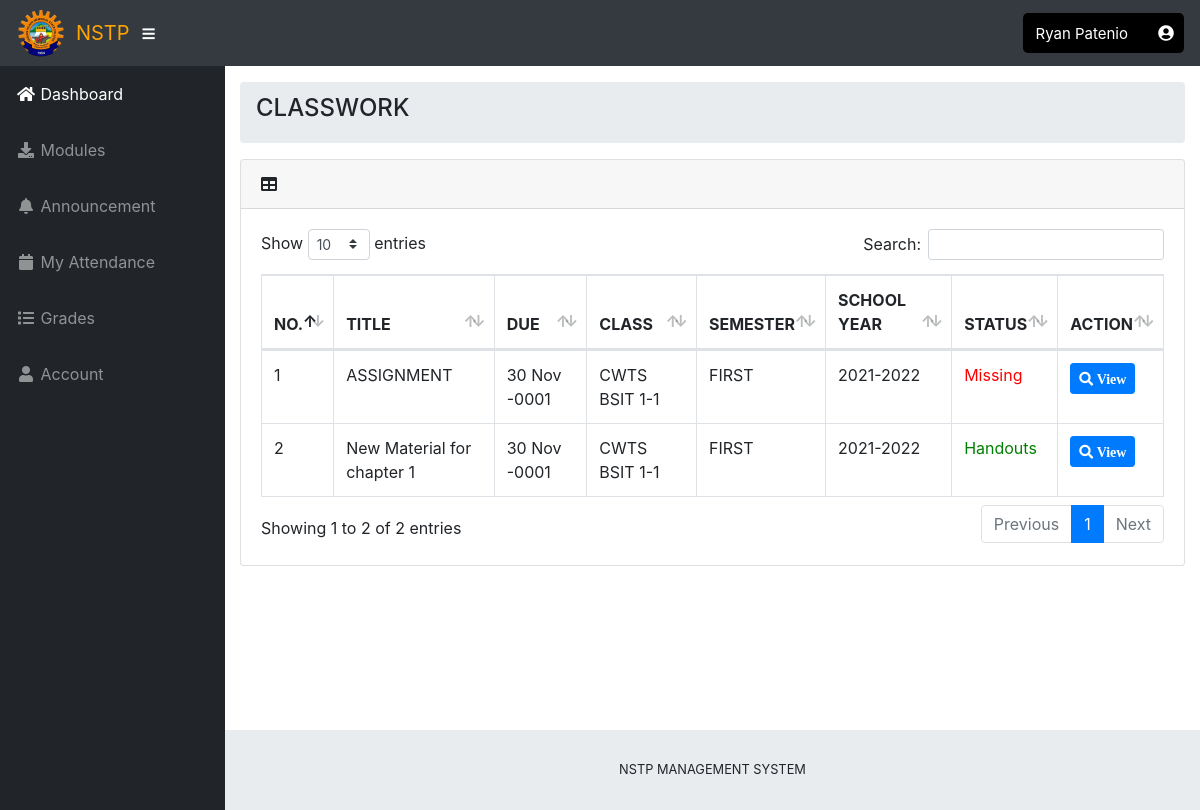
The page /studentModule/index.php (signed in) on the database its author committed.
### tables this page shows
CREATE TABLE `assign_module` (
  `ASSIGN_ID` int(11) NOT NULL,
  `IDNO` varchar(100) NOT NULL DEFAULT '0',
  `MOD_ID` int(50) NOT NULL DEFAULT '0',
  `CLASS_ID` int(50) NOT NULL DEFAULT '0',
  `ACAD_ID` int(50) NOT NULL DEFAULT '0',
  `STATUS` int(50) NOT NULL DEFAULT '0'
);

CREATE TABLE `module` (
  `MOD_ID` int(11) NOT NULL,
  `FILE_LOC` varchar(100) NOT NULL DEFAULT '0',
  `FILE_IN` datetime NOT NULL,
  `DUE` date NOT NULL,
  `FILE_TYPE` int(50) NOT NULL,
  `FILE_TITLE` varchar(100) NOT NULL,
  `FILE_DESC` varchar(100) NOT NULL,
  `ACAD_ID` int(50) NOT NULL,
  `INST_ID` int(50) NOT NULL,
  `STATUS` int(50) NOT NULL
);

CREATE TABLE `class` (
  `CLASS_ID` int(11) NOT NULL,
  `CLASS_CODE` varchar(100) NOT NULL DEFAULT '0',
  `CLASS_NAME` varchar(100) NOT NULL DEFAULT '0',
  `INST_ID` varchar(100) NOT NULL DEFAULT '0'
);

CREATE TABLE `acad_year` (
  `ACAD_ID` int(11) NOT NULL,
  `SCHOOL_YEAR` varchar(100) NOT NULL,
  `SEMESTER` varchar(50) NOT NULL,
  `STATUS` varchar(100) NOT NULL
);

### include/database.php (called while the page is built, shortened)
<?php
 class database{
var $sql_string = '';
	private $conn;
	public function open_connection() {
		$this->conn = mysqli_connect(server,user,pass);
		if(!$this->conn){
			echo "Problem in database connection! Contact administrator!";
			exit();
		}else{
			$db_select = mysqli_select_db($this->conn, database_name);
		}
	}
	function setQuery($sql='') {
		$this->sql_string=$sql;
	}
	function executeQuery() {
		$result = mysqli_query($this->conn,$this->sql_string);
		return $result;
	}
	private function confirm_query($result) {
		return $result;
	}
}
$mydb = new database();
?>

### studentModule/index.php (the view, shortened to what this page needs)
<?php
include('../student-asset/header.php');
include('../student-asset/sidebar.php');
?>
 <div id="content-wrapper">
      <div class="container-fluid">
 <ol class="breadcrumb">
         <h4 class="center">CLASSWORK</h4>
        </ol>
        <div class="card mb-3">
          <div class="card-header">
            <i class="fas fa-table"></i>
            </div>
          <div class="card-body">
            <div class="table-responsive">
              <table class="table table-bordered" id="dataTable" width="100%" cellspacing="0">
                <thead>
                  <tr>
                   <th>NO.</th>
                    <th>TITLE</th>
                    <th>DUE</th>
                    <th>CLASS</th>
                    <th>SEMESTER</th>
                    <th>SCHOOL YEAR</th>
                    <th>STATUS</th>
                    <th>ACTION</th>
                  </tr>
                </thead>
                <tbody>
                  <?php
                  $data = getData($IDNO);
                  $i = 1;
                  if($data !='0'){
                    foreach ($data as $row) {
                      ?>
                  <tr>
                        <td><?php echo $i; ?> </td>
                        <td><?php echo $row['FILE_TITLE']; ?></td>
                        <td><?php echo date("d M Y",strtotime($row['DUE'])); ?></td>
                        <td><?php echo $row['CLASS_NAME']; ?></td>
                        <td><?php echo $row['SEMESTER']; ?></td>
                        <td><?php echo $row['SCHOOL_YEAR']; ?></td>
                        <?php
                        if($row['FILE_TYPE'] == '1'){
                            if($row['STATUS']=='0'){
                              $stats = 'Missing';
                              $color = 'red';
                            }else if($row['STATUS']=='1'){
                              $stats = 'Submitted';
                              $color = 'green';
                            }else{
                              $stats = '';
                              $color = '';
                            }
                        }else if($row['FILE_TYPE'] == '0'){
                            $stats = 'Handouts';
                            $color = 'green';
                        }else{
                            $stats = 'error 10092';
                            $color = 'red';
                        }
                         ?>
                        <td style="color:<?php echo $color; ?>;"><?php echo $stats; ?>
          </div>
                        <td>
                            <button class="btn btn-sm btn-primary viewMod" id="<?php echo $row['MOD_ID']; ?>" data-value="<?php echo $row['ASSIGN_ID']; ?>"><i class="fa fa-search"> View</i></button>
                        </td>
                      <?php
                   $i++; }
                  }
                   ?>
            </div>
          </div>
        </div>
<?php
include('../student-asset/footer.php');
function getData($IDNO){
  global $mydb;
  $mydb->setQuery("select ass.ASSIGN_ID,mo.MOD_ID,mo.FILE_TITLE,mo.FILE_TYPE,mo.DUE,cl.CLASS_NAME,ac.SEMESTER,ac.SCHOOL_YEAR,ass.`STATUS` from assign_module ass,module mo,class cl,acad_year ac where ass.MOD_ID = mo.MOD_ID and ass.CLASS_ID = cl.CLASS_ID and ass.ACAD_ID = ac.ACAD_ID and ac.`STATUS` = 'YES' and ass.IDNO = '".$IDNO."';");
  $cur = $mydb->executeQuery();
  if($cur){
    return $cur;
  }else{
    return 0;
  }
}
 ?>

### student-asset/header.php (shortened to what this page needs)
 <?php
$IDNO = $_SESSION['student_id'];
  ?>
 <!DOCTYPE html>
 <html>
 <head>
  <link href="<?php echo WEB_ROOT; ?>vendor/fontawesome-free/css/all.min.css" rel="stylesheet" type="text/css">
  <link href="<?php echo WEB_ROOT; ?>vendor/datatables/dataTables.bootstrap4.css" rel="stylesheet">
  <link href="<?php echo WEB_ROOT; ?>css/sb-admin.css" rel="stylesheet">
 </head>
 <body>
  <body id="page-top">
  <nav class="navbar navbar-expand navbar-dark bg-dark static-top">
    <img src="../images/chmsc.png" style="width: 50px; margin-right: 10px; border-radius: 10px;">
    <a class="navbar-brand mr-1" href="<?php echo WEB_ROOT; ?>student/stud_dashboard.php" style="color: orange;">NSTP</a>
    <button class="btn btn-link btn-sm text-white order-1 order-sm-0" id="sidebarToggle" href="#">
      <i class="fas fa-bars"></i>
    </button>
<ul class="navbar-nav ml-auto ml-md-0" style="background-color: black;border-radius: 5px;">
      <li class="nav-item dropdown no-arrow mx-1">
         <a class="nav-link dropdown-toggle" href="#" id="userDropdown" role="button"
                                data-toggle="#" aria-haspopup="false" aria-expanded="false">
             <span class="mr-2 d-none d-lg-inline text-gray-600 small" style="color: white; font-size: 15px;"><?php echo $_SESSION['student_name']; ?></span>
        </a>
      </li>
      <li class="nav-item dropdown no-arrow">
        <a class="nav-link dropdown-toggle" href="#" id="userDropdown" role="button" data-toggle="dropdown" aria-haspopup="true" aria-expanded="false">
          <i class="fas fa-user-circle fa-fw" style="color: white;"></i>
        </a>
      </li>
    </ul>
  </nav>
    <div id="wrapper">
 </body>
 </html>

### student-asset/sidebar.php
<ul class="sidebar navbar-nav">
      <li class="nav-item active">
        <a class="nav-link" href="<?php echo WEB_ROOT; ?>student/stud_dashboard.php">
          <i class="fas fa-fw fa-home"></i>
          <span>Dashboard</span>
        </a>
      </li>
     <li class="nav-item">
        <a class="nav-link" href="<?php echo WEB_ROOT; ?>studentModule/"><i class="fas fa-fw fa-download"></i> Modules
         </a>
      </li>
       <li class="nav-item">
        <a class="nav-link" href="<?php echo WEB_ROOT; ?>student_notif/"><i class="fas fa-fw fa-bell"></i> Announcement
          </span></a>
      </li>
      <li class="nav-item">
        <a class="nav-link" href="<?php echo WEB_ROOT; ?>student-attendance/">
          <i class="fas fa-fw fa-calendar"></i>
          <span>My Attendance</span></a>
      </li>
      <li class="nav-item">
        <a class="nav-link" href="<?php echo WEB_ROOT; ?>student-grades/">
          <i class="fas fa-fw fa-list"></i>
          <span>Grades</span></a>
      </li>
      <li class="nav-item">
        <a class="nav-link" href="<?php echo WEB_ROOT; ?>student-account/">
          <i class="fas fa-fw fa-user"></i>
          <span>Account</span></a>
      </li>
    </ul>

### student-asset/footer.php (shortened to what this page needs)
<!DOCTYPE html>
<html>
<head>
</head>
<body>
      <footer class="sticky-footer">
        <div class="container my-auto">
          <div class="copyright text-center my-auto">
            <span>NSTP MANAGEMENT SYSTEM</span>
          </div>
        </div>
      </footer>
</body>
</html>

### rows shown on the page
assign_module: MOD_ID.FILE_TITLE "ASSIGNMENT", MOD_ID.DUE "30 Nov -0001", CLASS_ID.CLASS_NAME "CWTS BSIT 1-1", ACAD_ID.SEMESTER "FIRST", ACAD_ID.SCHOOL_YEAR "2021-2022", STATUS "Missing"
assign_module: MOD_ID.FILE_TITLE "New Material for chapter 1", MOD_ID.DUE "30 Nov -0001", CLASS_ID.CLASS_NAME "CWTS BSIT 1-1", ACAD_ID.SEMESTER "FIRST", ACAD_ID.SCHOOL_YEAR "2021-2022", MOD_ID.FILE_TYPE "Handouts"

### other values the page prints
$_SESSION['student_name'] "Ryan Patenio"
